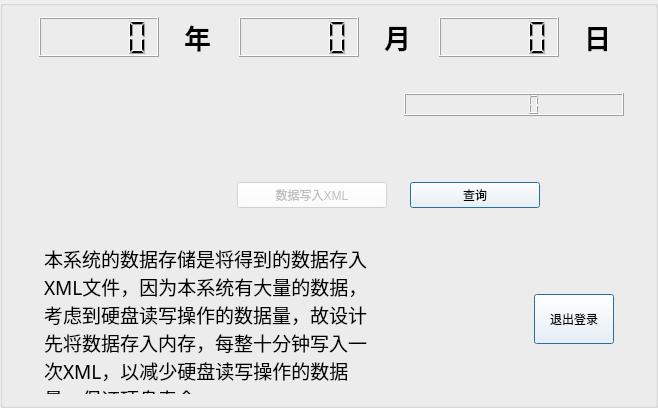
        <widget class="QGroupBox" name="groupBox_10">
         <property name="sizePolicy">
          <sizepolicy hsizetype="Preferred" vsizetype="Preferred">
           <horstretch>0</horstretch>
           <verstretch>0</verstretch>
          </sizepolicy>
         </property>
         <property name="maximumSize">
          <size>
           <width>16777215</width>
           <height>16777215</height>
          </size>
         </property>
         <property name="title">
          <string/>
         </property>
         <layout class="QVBoxLayout" name="verticalLayout_32" stretch="1,1,1,2">
          <item>
           <layout class="QHBoxLayout" name="horizontalLayout_36">
            <property name="spacing">
             <number>0</number>
            </property>
            <property name="rightMargin">
             <number>0</number>
            </property>
            <property name="bottomMargin">
             <number>30</number>
            </property>
            <item>
             <widget class="QLCDNumber" name="LcdYear">
              <property name="maximumSize">
               <size>
                <width>120</width>
                <height>60</height>
               </size>
              </property>
              <property name="font">
               <font>
                <family>楷体</family>
                <pointsize>10</pointsize>
               </font>
              </property>
             </widget>
            </item>
            <item>
             <widget class="QLabel" name="label_2">
              <property name="maximumSize">
               <size>
                <width>30</width>
                <height>60</height>
               </size>
              </property>
              <property name="font">
               <font>
                <family>楷体</family>
                <pointsize>20</pointsize>
                <weight>75</weight>
                <bold>true</bold>
               </font>
              </property>
              <property name="text">
               <string>年</string>
              </property>
             </widget>
            </item>
            <item>
             <widget class="QLCDNumber" name="LcdMonth">
              <property name="maximumSize">
               <size>
                <width>120</width>
                <height>60</height>
               </size>
              </property>
              <property name="font">
               <font>
                <family>楷体</family>
                <pointsize>20</pointsize>
               </font>
              </property>
             </widget>
            </item>
            <item>
             <widget class="QLabel" name="label_31">
              <property name="maximumSize">
               <size>
                <width>30</width>
                <height>60</height>
               </size>
              </property>
              <property name="font">
               <font>
                <family>楷体</family>
                <pointsize>20</pointsize>
                <weight>75</weight>
                <bold>true</bold>
               </font>
              </property>
              <property name="text">
               <string>月</string>
              </property>
             </widget>
            </item>
            <item>
             <widget class="QLCDNumber" name="LcdDay">
              <property name="maximumSize">
               <size>
                <width>120</width>
                <height>60</height>
               </size>
              </property>
             </widget>
            </item>
            <item>
             <widget class="QLabel" name="label_32">
              <property name="maximumSize">
               <size>
                <width>30</width>
                <height>60</height>
               </size>
              </property>
              <property name="font">
               <font>
                <family>楷体</family>
                <pointsize>20</pointsize>
                <weight>75</weight>
                <bold>true</bold>
               </font>
              </property>
              <property name="text">
               <string>日</string>
              </property>
             </widget>
            </item>
           </layout>
          </item>
          <item>
           <layout class="QHBoxLayout" name="horizontalLayout_37">
            <property name="spacing">
             <number>150</number>
            </property>
            <property name="leftMargin">
             <number>80</number>
            </property>
            <property name="rightMargin">
             <number>20</number>
            </property>
            <property name="bottomMargin">
             <number>60</number>
            </property>
            <item>
             <widget class="QLabel" name="WeekDate">
              <property name="maximumSize">
               <size>
                <width>160</width>
                <height>60</height>
               </size>
              </property>
              <property name="styleSheet">
               <string notr="true">font: 24pt &quot;楷体&quot;;</string>
              </property>
              <property name="text">
               <string/>
              </property>
              <property name="alignment">
               <set>Qt::AlignCenter</set>
              </property>
             </widget>
            </item>
            <item>
             <widget class="QLCDNumber" name="LcdTime">
              <property name="maximumSize">
               <size>
                <width>250</width>
                <height>60</height>
               </size>
              </property>
             </widget>
            </item>
           </layout>
          </item>
          <item>
           <layout class="QHBoxLayout" name="horizontalLayout_38">
            <property name="spacing">
             <number>0</number>
            </property>
            <property name="leftMargin">
             <number>200</number>
            </property>
            <property name="rightMargin">
             <number>80</number>
            </property>
            <property name="bottomMargin">
             <number>30</number>
            </property>
            <item>
             <widget class="QPushButton" name="WriteData">
              <property name="enabled">
               <bool>false</bool>
              </property>
              <property name="sizePolicy">
               <sizepolicy hsizetype="Minimum" vsizetype="Minimum">
                <horstretch>0</horstretch>
                <verstretch>0</verstretch>
               </sizepolicy>
              </property>
              <property name="maximumSize">
               <size>
                <width>150</width>
                <height>50</height>
               </size>
              </property>
              <property name="styleSheet">
               <string notr="true">font: 16pt &quot;楷体&quot;;
background-color: rgb(255, 255, 255);</string>
              </property>
              <property name="text">
               <string>数据写入XML</string>
              </property>
              <property name="default">
               <bool>true</bool>
              </property>
             </widget>
            </item>
            <item>
             <widget class="QPushButton" name="data_Query_Btn">
              <property name="sizePolicy">
               <sizepolicy hsizetype="Minimum" vsizetype="Minimum">
                <horstretch>0</horstretch>
                <verstretch>0</verstretch>
               </sizepolicy>
              </property>
              <property name="maximumSize">
               <size>
                <width>130</width>
                <height>50</height>
               </size>
              </property>
              <property name="styleSheet">
               <string notr="true">font: 16pt &quot;楷体&quot;;
background-color: rgb(255, 255, 255);</string>
              </property>
              <property name="text">
               <string>查询</string>
              </property>
              <property name="default">
               <bool>true</bool>
              </property>
             </widget>
            </item>
           </layout>
          </item>
          <item>
           <layout class="QHBoxLayout" name="horizontalLayout_39">
            <property name="spacing">
             <number>150</number>
            </property>
            <property name="leftMargin">
             <number>30</number>
            </property>
            <property name="rightMargin">
             <number>30</number>
            </property>
            <item>
             <widget class="QLabel" name="label_34">
              <property name="maximumSize">
               <size>
                <width>340</width>
                <height>150</height>
               </size>
              </property>
              <property name="font">
               <font>
                <family>微软雅黑</family>
                <pointsize>12</pointsize>
               </font>
              </property>
              <property name="autoFillBackground">
               <bool>false</bool>
              </property>
              <property name="text">
               <string>&lt;html&gt;&lt;head/&gt;&lt;body&gt;&lt;p&gt;&lt;span style=&quot; font-size:14pt;&quot;&gt;本系统的数据存储是将得到的数据存入XML文件，因为本系统有大量的数据，考虑到硬盘读写操作的数据量，故设计先将数据存入内存，每整十分钟写入一次XML，以减少硬盘读写操作的数据量，保证硬盘寿命。&lt;/span&gt;&lt;/p&gt;&lt;/body&gt;&lt;/html&gt;</string>
              </property>
              <property name="scaledContents">
               <bool>false</bool>
              </property>
              <property name="wordWrap">
               <bool>true</bool>
              </property>
             </widget>
            </item>
            <item>
             <widget class="QPushButton" name="Exit_Login_Btn">
              <property name="sizePolicy">
               <sizepolicy hsizetype="Minimum" vsizetype="Minimum">
                <horstretch>0</horstretch>
                <verstretch>0</verstretch>
               </sizepolicy>
              </property>
              <property name="maximumSize">
               <size>
                <width>130</width>
                <height>50</height>
               </size>
              </property>
              <property name="styleSheet">
               <string notr="true">font: 16pt &quot;楷体&quot;;
background-color: rgb(255, 255, 255);</string>
              </property>
              <property name="text">
               <string>退出登录</string>
              </property>
              <property name="default">
               <bool>true</bool>
              </property>
             </widget>
            </item>
           </layout>
          </item>
         </layout>
        </widget>
